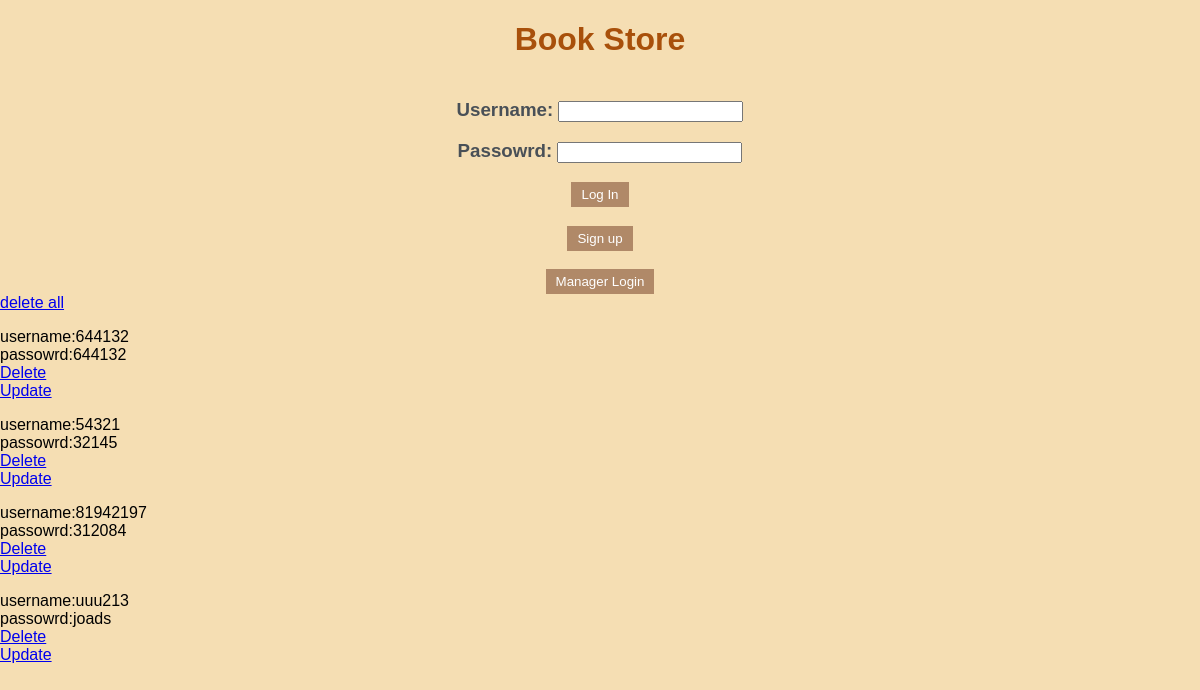
The page / on the database its author committed.
### app.py (models this page shows, shortened)
class User(db.Model):
    username = db.Column(db.String(20),nullable=False, primary_key=True)
    password = db.Column(db.String(20),nullable=False)
    name = db.Column(db.String(20))
    address = db.Column(db.String(100))
    email = db.Column(db.String(40))
    trust = db.Column(db.Integer,default=0)
    untrust = db.Column(db.Integer,default=0)

### app.py (the view)
@app.route('/', methods=['POST','GET'])
def index():
    if request.method=='POST':
        users=User.query.all()
        user_info=request.form['username']
        user_pass=request.form['password']
        for user in users:
            if(user.username==user_info and user.password==user_pass):
                curuser=user.username
                return redirect(url_for('main',id=user.username))
        return "no existing user, please sign up"
    else:
        users=User.query.all()
        return render_template('index.html',tasks=users)

### templates/index.html (shortened to what this page needs)
{% extends "base.html" %}
{% block body %}
<h1 id="top">Book Store</h1>
<div class="login">
<form action='/' method="POST">
    <h3>Username: <input type="text" name="username"></h3>
    <h3>Passowrd: <input type="text" name="password"></h3>
    <h3><input class="button" type="submit" value="Log In"></h3>
</form>
</div>
<div class="toIndex"><form action='/signup'><input class="button" type="submit" value="Sign up"></form></div>
<br>
<div class="toIndex"><form action='/managerLogin'><input class="button" type="submit" value="Manager Login"></form></div>
<a href="/deleteall">delete all</a>
{% for user in tasks %}
    <p>username:{{ user.username }} <br>passowrd:{{ user.password }}
        <br><a href="/delete/{{ user.username }}">Delete</a>
        <br><a href="/update/{{ user.username }}">Update</a> </p>
{% endfor %}
{% endblock %}

### static/css/main.css (style rules this page uses)
body { margin:0; font-family: sans-serif; background-color: wheat; }
h1 { font-family:'Gill Sans', 'Gill Sans MT', Calibri, 'Trebuchet MS', sans-serif ; color: #A8500B; }
h3 { color:#495057; }
.login { display: flex; justify-content: center; text-align: center; }
.toIndex { display: flex; justify-content: center; text-align: center; }
#top { text-align: center; }
.button { background-color: #b08968; border: none; color: white; padding: 5px 10px; text-align: center; text-decoration: none; display: inline-block; }

### rows shown on the page
User: username "644132", password "644132"
User: username "54321", password "32145"
User: username "81942197", password "312084"
User: username "uuu213", password "joads"
